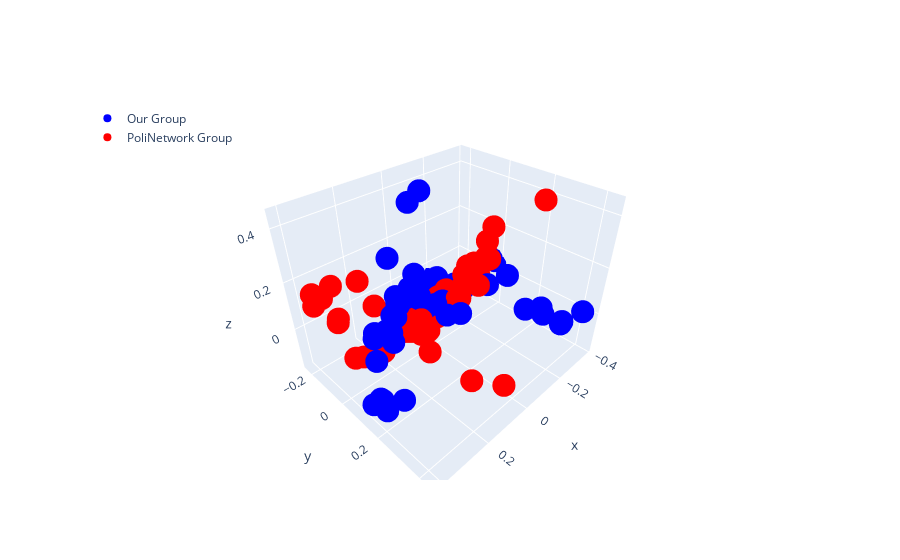

The notebook cell saved with this chart:
### Code cell
plot_and_compare_reduced_embeddings_3D(texts, poli_texts_strings, "en", "it", "Our Group", "PoliNetwork Group")
